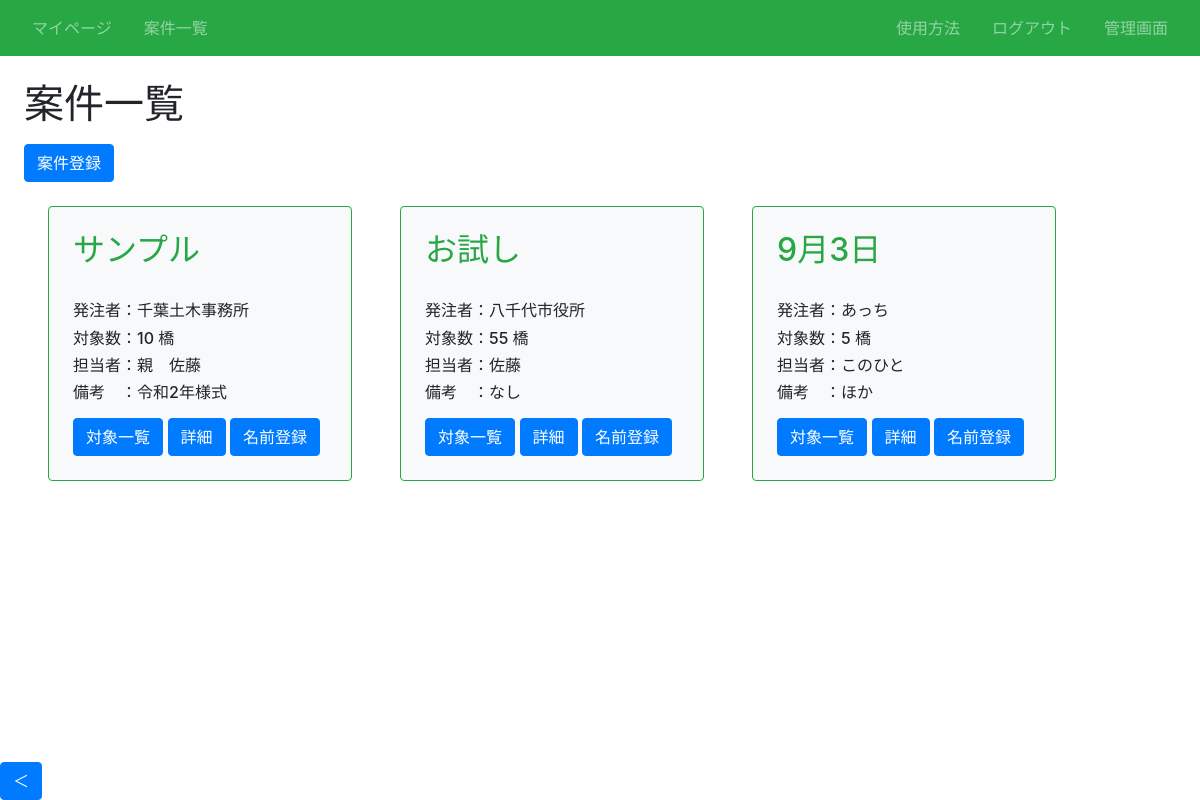
The page /article/ (signed in) on the database as committed earlier.
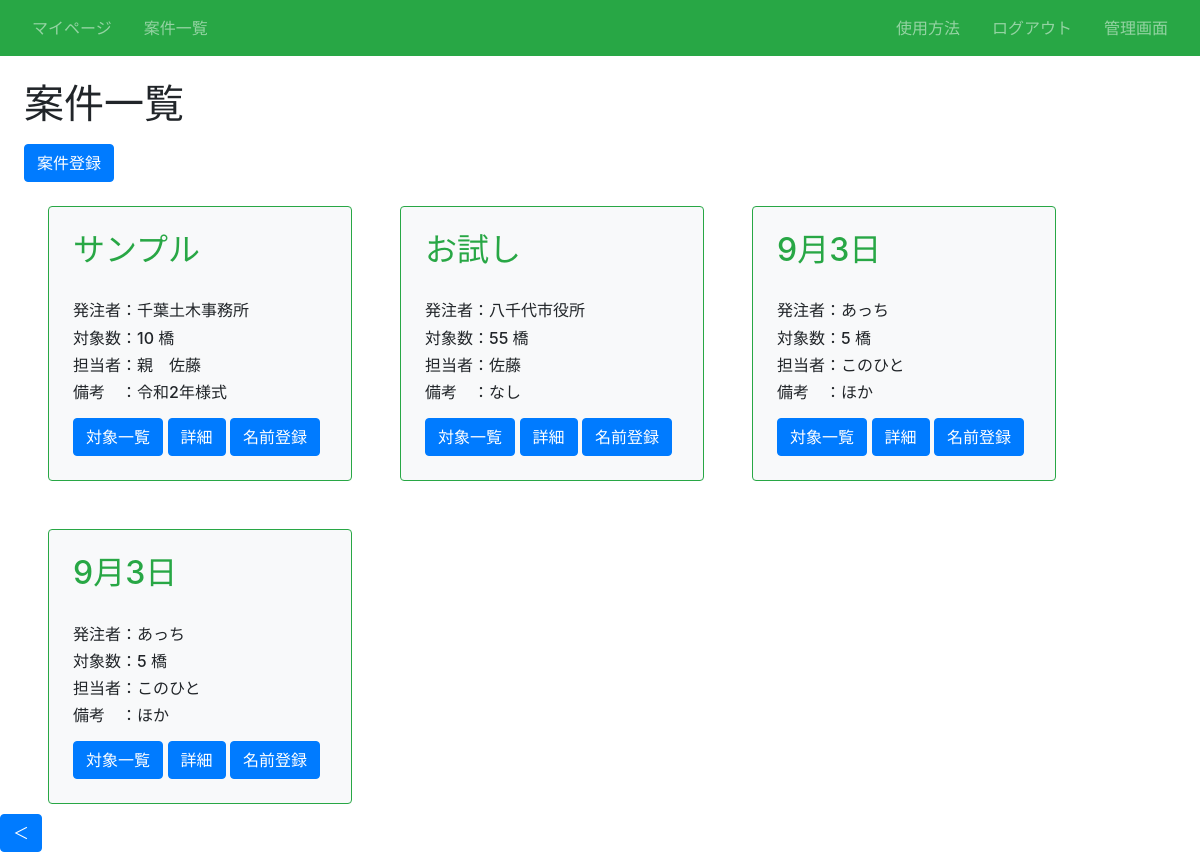
The same page on the database as committed later.
### infra/models.py (models this page shows, shortened)
class Article(models.Model):
    案件名 = models.CharField(max_length=100)# 顧客名
    土木事務所 = models.CharField(max_length=100)# 土木事務所 article_name
    対象数 = models.IntegerField()# 対象数 number
    担当者名 = models.CharField(max_length=100)# 担当者名 namager
    その他 = models.CharField(max_length=100)# その他 other
    ファイルパス = models.CharField(max_length=255)# 写真ファイルパス

### infra/views.py (the view)
# urls.py: path('article/', views.ListArticleView.as_view(), name='list-article'),# 案件の一覧
class ListArticleView(LoginRequiredMixin, ListView):
    template_name = 'infra/article_list.html'
    model = Article

### infra/templates/infra/article_list.html (shortened to what this page needs)
{% extends "base.html" %}
{% block h1 %}案件一覧{% endblock %}
{% block content %}
<div class="mt-3">
  <a href="{% url 'create-article' %}" class="btn btn-primary">案件登録</a>
</div>
<div class="d-flex flex-wrap">
  {% for item in object_list %}
    <div class="p-4 m-4 bg-light border border-success rounded" style="width: 19rem;">
      <h2 class="text-success">{{ item.案件名 }}</h2><br>
      <h6 class="card-text">発注者：{{ item.土木事務所 }}</h6>
      <h6 class="card-text">対象数：{{ item.対象数 }} 橋</h6>
      <h6 class="card-text">担当者：{{ item.担当者名 }}</h6>
      <h6 class="card-text">備考　：{{ item.その他 }}</h6>
      <div class="mt-3">
        <a href="{% url 'list-infra' item.pk %}" class="btn btn-primary">対象一覧</a>
        <a href="{% url 'detail-article' item.pk %}" class="btn btn-primary">詳細</a>
        <a href="{% url 'names-list' item.pk %}" class="btn btn-primary">名前登録</a>
      </div>
    </div>
  {% endfor %}
{% endblock content %}

### templates/base.html (shortened to what this page needs)
{% load static %}
<!doctype html>
<html lang="ja">
  <head>
    <link href="https://cdn.jsdelivr.net/npm/bootstrap@5.3.0/dist/css/bootstrap.min.css" rel="stylesheet">
    <link href="https://cdn.jsdelivr.net/npm/bootstrap@5.3.0/dist/css/bootstrap.min.css" rel="stylesheet">
    <link href="https://cdn.datatables.net/1.10.25/css/jquery.dataTables.css" rel="stylesheet">
    <link href="https://cdn.datatables.net/2.0.3/css/dataTables.dataTables.css" rel="stylesheet">
    <link href="https://cdn.datatables.net/fixedcolumns/5.0.0/css/fixedColumns.dataTables.css" rel="stylesheet">
    <link href="https://cdn.datatables.net/rowreorder/1.5.0/css/rowReorder.dataTables.css" rel="stylesheet">
    <link href="https://stackpath.bootstrapcdn.com/bootstrap/4.5.2/css/bootstrap.min.css" rel="stylesheet">
    <link href="https://maxcdn.bootstrapcdn.com/bootstrap/4.5.2/css/bootstrap.min.css" rel="stylesheet">
    <link rel="stylesheet" type="text/css" href="{% static 'infra/css/style.css' %}">
  </head>
  <body>
    <nav class="navbar navbar-dark bg-success sticky-top">
      <div class="navbar-nav d-flex flex-row">
        {% if user.is_authenticated %}
        <a class="nav-link mx-3" href="{% url 'accounts:my_page'%}">マイページ</a>
        {% endif %}
        <a class="nav-link mx-3" href="{% url 'list-article' %}">案件一覧</a>
      </div>
      <div class="navbar-nav d-flex flex-row">
      {% if request.user.is_authenticated %}
        <a class="nav-link mx-3" href="{% url 'index' %}">使用方法</a>
        <a class="nav-link mx-3" href="{% url 'accounts:logout' %}">ログアウト</a>
        {% if user.is_superuser %}
        <a class="nav-link mx-3" href="/admin/">管理画面</a>
        {% endif %}
      {% else %}
          <a class="nav-link mx-3" href="{% url 'index' %}">使用方法</a>
          <a class="nav-link mx-3" href="{% url 'accounts:login' %}">ログイン</a>
          <a class="nav-link mx-3" href="{% url 'accounts:signup' %}">会員登録</a>
        {% endif %}
      </div>
    </nav>
    <div class='p-4'>
    <h1>{% block h1 %}{% endblock %}</h1>
    {% block content %}{% endblock content %}
    </div>
  </body>
  <div class="sidebar">
    <div class="sidebar-toggle">
      <button class="btn btn-primary">＜</button>
    </div>
  </div>
</html>

### infra/static/infra/css/style.css (style rules this page uses)
a { text-decoration: none; }
.sidebar { position: absolute; padding-top: 0; top: 56px; left: -300px; width: 300px; height: 100%; background-color: #f8f9fa; color: #333; width: 200px; z-index: 1000; transition:0.2s }
.sidebar-toggle { position:fixed; bottom:0; left:0; z-index:2000; }

Rows that differ between the two databases and show on the page:
added Article: 案件名 "9月3日", 土木事務所 "あっち", 対象数 "5", 担当者名 "このひと", その他 "ほか"
